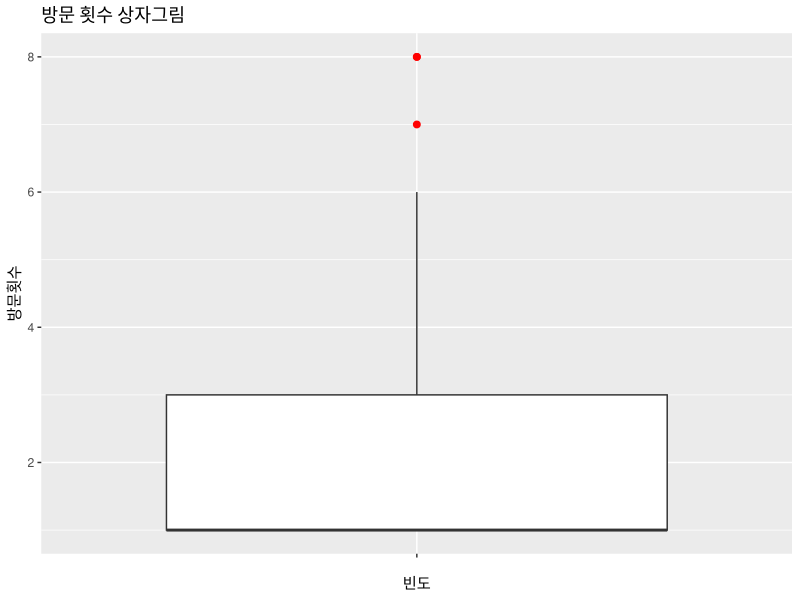
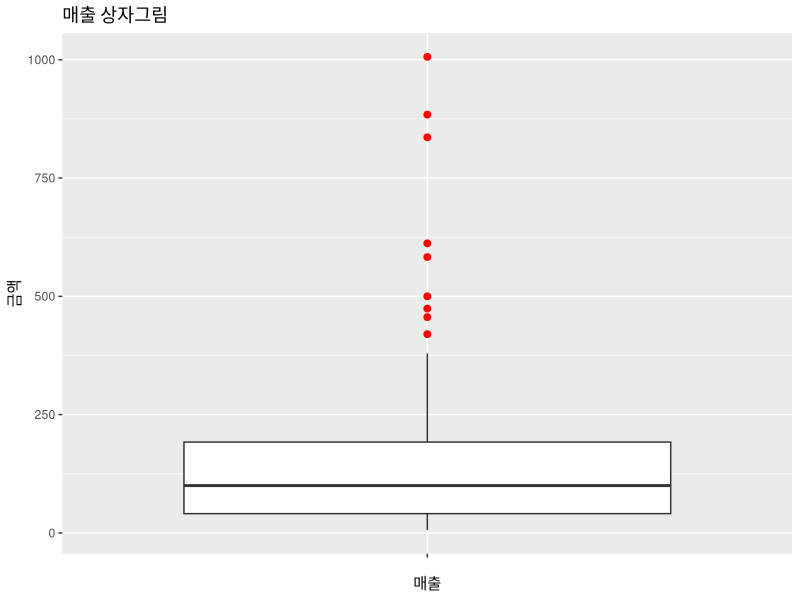

Source code (R) for these figures, in order:
library(readxl)
library(dplyr)
library(ggplot2)

customer_r <- read_excel("customer_r.xlsx")
reservation_r <- read_excel("reservation_r.xlsx")
order_info_r <- read_excel("order_info_r.xlsx")
item_r <- read_excel("item_r.xlsx")

# 열 이름이 대문자로 인식되는 것을 소문자로 변경 
colnames(customer_r) <- tolower(colnames(customer_r))
colnames(reservation_r) <- tolower(colnames(reservation_r))
colnames(order_info_r) <- tolower(colnames(order_info_r))
colnames(item_r) <- tolower(colnames(item_r))


# RFM 분석: 우리 회사의 고객 현황은 어떨까?
# 가설: 우리 레스토랑은 여러 번 방문하는 고객이 다수이며 이들이 많은 매출을 일으킬 것이다.

# 테이블조인
# reserv_no를 키로 예약, 주문 테이블 연결
df_rfm_join_1 <- inner_join(reservation_r, order_info_r, by = "reserv_no")


# 고객 번호별 방문 횟수(F)와 매출(M) 정리
df_rfm_data <- df_rfm_join_1 %>%
    group_by(customer_id) %>%
    summarise(visit_sum = n_distinct(reserv_no), sales_sum = sum(sales) / 1000) %>%
    arrange(customer_id)

summary(df_rfm_data)     # df_rfm_data 요약 통계 값 확인

# 상자 그림 그리기
ggplot(df_rfm_data, aes(x = "", y = visit_sum)) +
    geom_boxplot(width = 0.8, outlier.size = 2, outlier.colour = "red") +
    labs(title = "방문 횟수 상자그림", x = "빈도", y = "방문횟수")
 
# 매출 상자 그림 
ggplot(df_rfm_data, aes(x = "", y = sales_sum)) +
    geom_boxplot(width = 0.8, outlier.size = 2, outlier.colour = "red") +
    labs(title = "매출 상자그림", x = "매출", y = "금액")
 
# 방문 횟수 60%와 90%에 해당하는 분위수 찾기
quantile(df_rfm_data$visit_sum, probs = c(0.6, 0.9))

# 매출 60%와 90%에 해당하는 분위수 찾기
quantile(df_rfm_data$sales_sum, probs = c(0.6, 0.9))

# 총 방문 횟수와 총 매출 합
total_sum_data <- df_rfm_data %>%
    summarise(t_visit_sum = sum(visit_sum), t_sales_sum = sum(sales_sum))

# 우수 고객 이상의 방문 횟수와 매출 합
loyalty_sum_data <- df_rfm_data %>%
    summarise(l_visit_sum = sum(ifelse(visit_sum > 2, visit_sum, 0)), l_sales_sum = sum(ifelse(sales_sum > 135, sales_sum, 0)))

# 차지하는 비율 확인
loyalty_sum_data / total_sum_data
